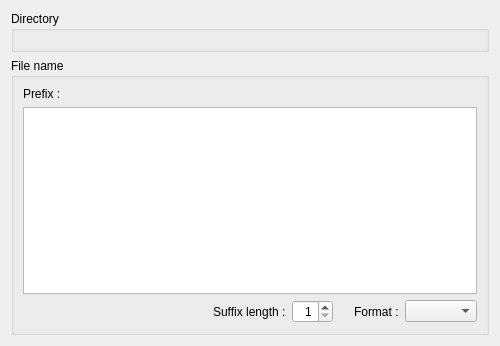
<?xml version="1.0" encoding="UTF-8"?>
<ui version="4.0">
 <class>ContinuousSnapshotFilePropertyPage</class>
 <widget class="QWizardPage" name="ContinuousSnapshotFilePropertyPage">
  <property name="geometry">
   <rect>
    <x>0</x>
    <y>0</y>
    <width>500</width>
    <height>346</height>
   </rect>
  </property>
  <property name="windowTitle">
   <string>WizardPage</string>
  </property>
  <property name="title">
   <string>File Properties</string>
  </property>
  <property name="subTitle">
   <string>Please specify the properties of output files.</string>
  </property>
  <layout class="QVBoxLayout" name="verticalLayout_2">
   <item>
    <widget class="QGroupBox" name="directoryGroupBox">
     <property name="title">
      <string>Directory</string>
     </property>
     <layout class="QVBoxLayout" name="verticalLayout_3">
      <item>
       <widget class="DirnameEditWidget" name="directoryEditWidget" native="true"/>
      </item>
     </layout>
    </widget>
   </item>
   <item>
    <widget class="QGroupBox" name="filenameGroupBox">
     <property name="title">
      <string>File name</string>
     </property>
     <layout class="QVBoxLayout" name="verticalLayout">
      <item>
       <widget class="QLabel" name="prefixLabel">
        <property name="text">
         <string>Prefix :</string>
        </property>
       </widget>
      </item>
      <item>
       <widget class="QTableWidget" name="prefixTableWidget">
        <property name="editTriggers">
         <set>QAbstractItemView::DoubleClicked|QAbstractItemView::EditKeyPressed</set>
        </property>
        <property name="columnCount">
         <number>0</number>
        </property>
        <attribute name="horizontalHeaderCascadingSectionResizes">
         <bool>false</bool>
        </attribute>
        <attribute name="horizontalHeaderDefaultSectionSize">
         <number>100</number>
        </attribute>
        <attribute name="horizontalHeaderStretchLastSection">
         <bool>true</bool>
        </attribute>
        <attribute name="verticalHeaderCascadingSectionResizes">
         <bool>false</bool>
        </attribute>
        <attribute name="verticalHeaderMinimumSectionSize">
         <number>16</number>
        </attribute>
       </widget>
      </item>
      <item>
       <layout class="QHBoxLayout" name="horizontalLayout">
        <item>
         <spacer name="horizontalSpacer">
          <property name="orientation">
           <enum>Qt::Horizontal</enum>
          </property>
          <property name="sizeHint" stdset="0">
           <size>
            <width>40</width>
            <height>20</height>
           </size>
          </property>
         </spacer>
        </item>
        <item>
         <widget class="QLabel" name="suffixLabel">
          <property name="text">
           <string>Suffix length :</string>
          </property>
         </widget>
        </item>
        <item>
         <widget class="QSpinBox" name="suffixSpinBox">
          <property name="alignment">
           <set>Qt::AlignRight|Qt::AlignTrailing|Qt::AlignVCenter</set>
          </property>
          <property name="minimum">
           <number>1</number>
          </property>
          <property name="maximum">
           <number>10</number>
          </property>
         </widget>
        </item>
        <item>
         <spacer name="horizontalSpacer_2">
          <property name="orientation">
           <enum>Qt::Horizontal</enum>
          </property>
          <property name="sizeType">
           <enum>QSizePolicy::Fixed</enum>
          </property>
          <property name="sizeHint" stdset="0">
           <size>
            <width>15</width>
            <height>1</height>
           </size>
          </property>
         </spacer>
        </item>
        <item>
         <widget class="QLabel" name="formatLabel">
          <property name="text">
           <string>Format :</string>
          </property>
         </widget>
        </item>
        <item>
         <widget class="QComboBox" name="formatComboBox"/>
        </item>
       </layout>
      </item>
     </layout>
    </widget>
   </item>
  </layout>
 </widget>
 <customwidgets>
  <customwidget>
   <class>DirnameEditWidget</class>
   <extends>QWidget</extends>
   <header>guibase/widget/dirnameeditwidget.h</header>
   <container>1</container>
  </customwidget>
 </customwidgets>
 <resources/>
 <connections/>
</ui>
